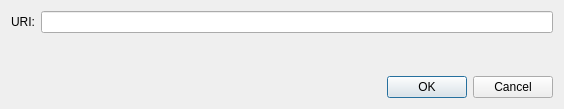
<?xml version="1.0" encoding="UTF-8"?>
<ui version="4.0">
 <class>OpenURIDialog</class>
 <widget class="QDialog" name="OpenURIDialog">
  <property name="geometry">
   <rect>
    <x>0</x>
    <y>0</y>
    <width>564</width>
    <height>109</height>
   </rect>
  </property>
  <property name="windowTitle">
   <string>Open Animecoin URI</string>
  </property>
  <layout class="QVBoxLayout" name="verticalLayout">
   <item>
    <layout class="QHBoxLayout" name="horizontalLayout">
     <item>
      <widget class="QLabel" name="label">
       <property name="text">
        <string>URI:</string>
       </property>
      </widget>
     </item>
     <item>
      <widget class="QValidatedLineEdit" name="uriEdit"/>
     </item>
    </layout>
   </item>
   <item>
    <spacer name="verticalSpacer">
     <property name="orientation">
      <enum>Qt::Vertical</enum>
     </property>
     <property name="sizeHint" stdset="0">
      <size>
       <width>20</width>
       <height>40</height>
      </size>
     </property>
    </spacer>
   </item>
   <item>
    <widget class="QDialogButtonBox" name="buttonBox">
     <property name="orientation">
      <enum>Qt::Horizontal</enum>
     </property>
     <property name="standardButtons">
      <set>QDialogButtonBox::Cancel|QDialogButtonBox::Ok</set>
     </property>
    </widget>
   </item>
  </layout>
 </widget>
 <customwidgets>
  <customwidget>
   <class>QValidatedLineEdit</class>
   <extends>QLineEdit</extends>
   <header>qvalidatedlineedit.h</header>
  </customwidget>
 </customwidgets>
 <resources/>
 <connections>
  <connection>
   <sender>buttonBox</sender>
   <signal>accepted()</signal>
   <receiver>OpenURIDialog</receiver>
   <slot>accept()</slot>
   <hints>
    <hint type="sourcelabel">
     <x>248</x>
     <y>254</y>
    </hint>
    <hint type="destinationlabel">
     <x>157</x>
     <y>274</y>
    </hint>
   </hints>
  </connection>
  <connection>
   <sender>buttonBox</sender>
   <signal>rejected()</signal>
   <receiver>OpenURIDialog</receiver>
   <slot>reject()</slot>
   <hints>
    <hint type="sourcelabel">
     <x>316</x>
     <y>260</y>
    </hint>
    <hint type="destinationlabel">
     <x>286</x>
     <y>274</y>
    </hint>
   </hints>
  </connection>
 </connections>
</ui>
